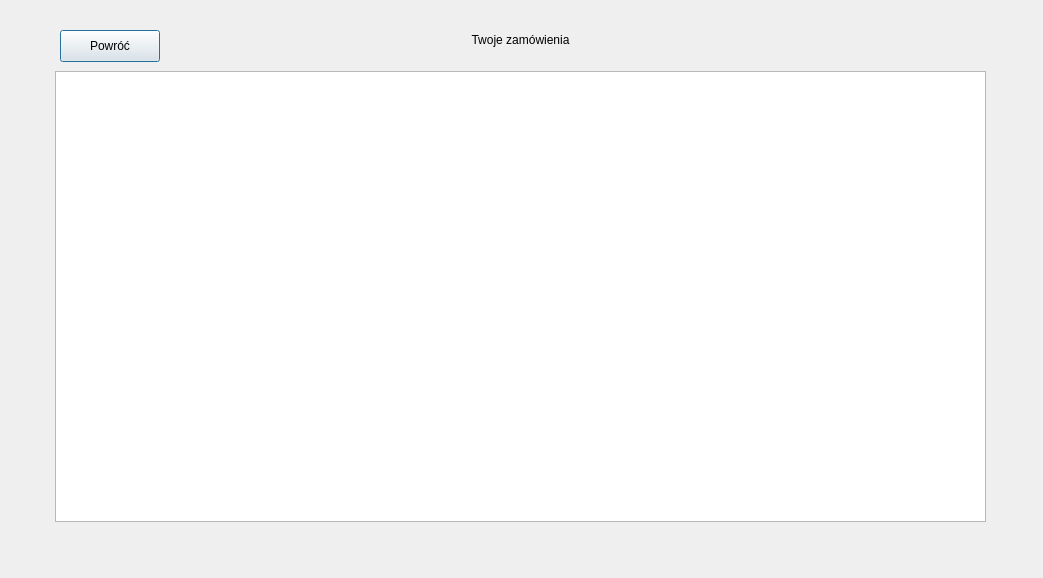
<?xml version="1.0" encoding="UTF-8"?>
<ui version="4.0">
 <class>YourOrders</class>
 <widget class="QDialog" name="YourOrders">
  <property name="geometry">
   <rect>
    <x>0</x>
    <y>0</y>
    <width>1043</width>
    <height>578</height>
   </rect>
  </property>
  <property name="windowTitle">
   <string>Dialog</string>
  </property>
  <widget class="QListWidget" name="listWidget_yourOrders">
   <property name="geometry">
    <rect>
     <x>55</x>
     <y>71</y>
     <width>931</width>
     <height>451</height>
    </rect>
   </property>
   <property name="isWrapping" stdset="0">
    <bool>true</bool>
   </property>
   <property name="wordWrap">
    <bool>true</bool>
   </property>
  </widget>
  <widget class="QLabel" name="label">
   <property name="geometry">
    <rect>
     <x>60</x>
     <y>30</y>
     <width>921</width>
     <height>20</height>
    </rect>
   </property>
   <property name="text">
    <string>Twoje zamówienia</string>
   </property>
   <property name="alignment">
    <set>Qt::AlignCenter</set>
   </property>
  </widget>
  <widget class="QPushButton" name="pushButton">
   <property name="geometry">
    <rect>
     <x>60</x>
     <y>30</y>
     <width>100</width>
     <height>32</height>
    </rect>
   </property>
   <property name="text">
    <string>Powróć</string>
   </property>
  </widget>
 </widget>
 <resources/>
 <connections/>
</ui>
